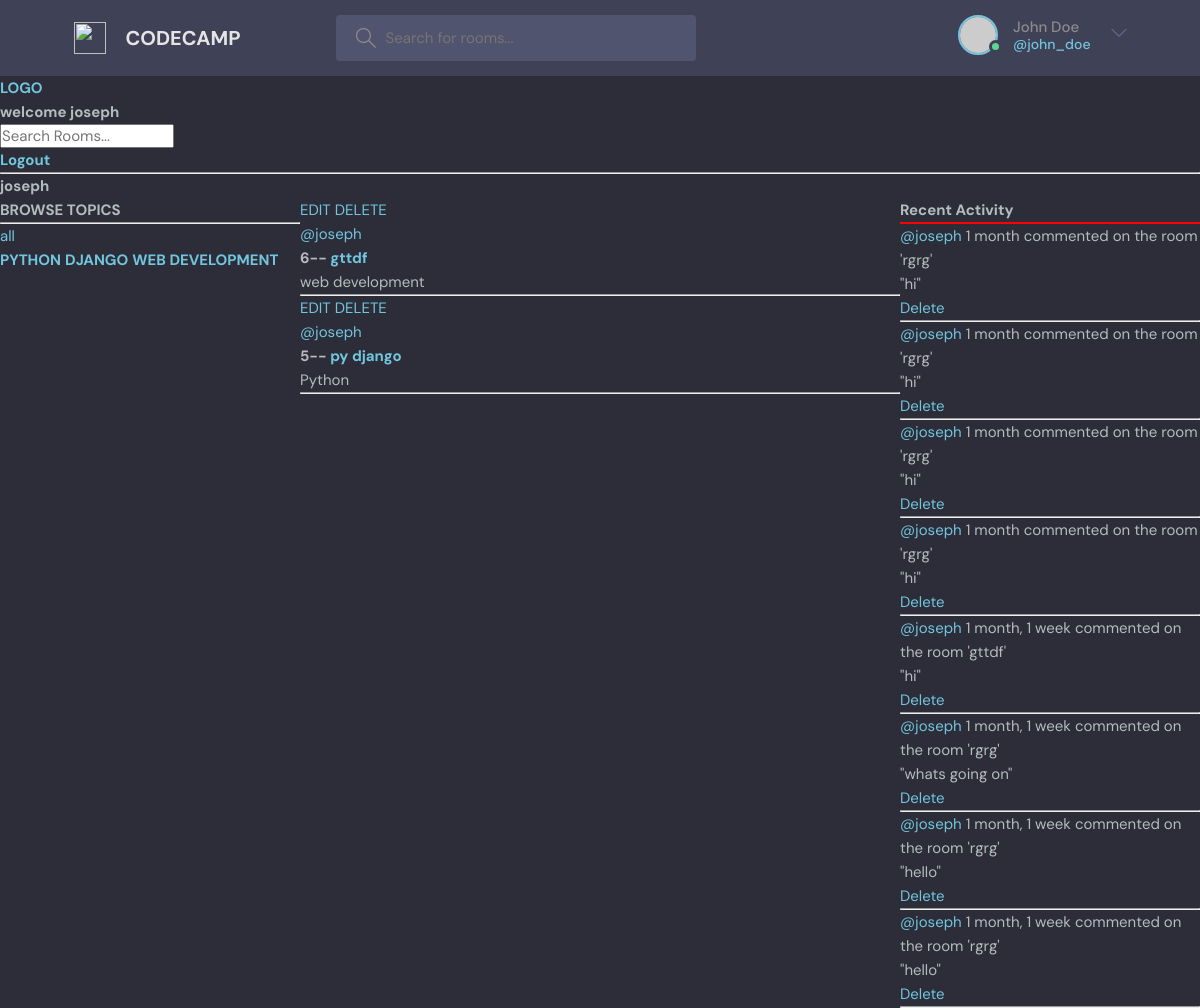
Page /user-profile/2/ (signed in) on the committed database.
### base/models.py (models this page shows, shortened)
class Topic(models.Model):
    name=models.CharField(max_length=200)

class Room(models.Model):
    host=models.ForeignKey(User, on_delete= models.SET_NULL, null=True)
    topic= models.ForeignKey(Topic, on_delete= models.SET_NULL, null=True)
    name= models.CharField(max_length=200)
    description= models.TextField(null=True, blank= True)
    participants= models.ManyToManyField(User, related_name='participants', blank=True)
    updated= models.DateTimeField(auto_now= True)
    created= models.DateTimeField( auto_now_add= True)
    def __str__(self):
        return self.name
    class Meta:
        ordering= ['-updated', '-created']

class Message(models.Model):
    user= models.ForeignKey(User, on_delete=models.CASCADE )
    room= models.ForeignKey(Room, on_delete=models.CASCADE )
    body= models.TextField()
    updated= models.DateTimeField(auto_now= True)
    created= models.DateTimeField( auto_now_add= True)
    def __str__(self):
        return self.body[0:50]
    class Meta:
        ordering= ['-updated', '-created']

### base/views.py (the view)
# urls.py: path('user-profile/<str:pk>/', views.user_profile, name= 'profile'),
@login_required(login_url= 'login')
def user_profile(request, pk):
    user= User.objects.get(id=pk)
    rooms= user.room_set.all()
    room_messages= user.message_set.all()
    topics= Topic.objects.all()
    context= {'user': user, 'rooms':rooms, 'room_messages': room_messages, 'topics': topics}
    return render(request, 'base/profile.html', context )

### base/templates/base/profile.html (shortened to what this page needs)
{% extends 'main.html'%}
{% block content%}
<h1> {{user.username}}</h1>
<div class="profile-container">
    <div>
        {% include 'base/topic_component.html'%}
    </div>
    <div>
        {% include 'base/feed_component.html'%}
    </div>
    <div>
        {% include 'base/activity_component.html'%}
    </div>
</div>
{%endblock%}

### templates/navbar.html
<a href="/">
    <h1> LOGO </h1>
</a>
{%if request.user.is_authenticated%}
    <h3> welcome {{request.user}}</h3>
{%endif%}
<form method="GET" action="{% url 'home'%}">
    <input type="text" name="q" placeholder="Search Rooms..." />
</form>
{%if request.user.is_authenticated%}
    <h4> <a href="{% url 'logout'%}"> Logout</a></h4>
{%else%}
    <a href="{% url 'login'%}">Login</a>
{%endif%}
<hr>

### base/templates/base/topic_component.html
<h3> BROWSE TOPICS</h3>
<hr>
<div>
    <a href="{% url 'home'%}"> all</a>
</div>
{%for topic in topics%}
    <a href="{% url 'home' %}?q={{topic.name}}"><h4>{{topic.name|upper}}</h4></a>
{%endfor%}

### base/templates/base/feed_component.html
{%for room in rooms %}
<div>
    {%if request.user == room.host%}
        <a href="{%url 'update-room' room.id%}">EDIT</a>
        <a href="{% url 'delete-room' room.id%} ">DELETE</a>
        <br>
    {%endif%}
    <span> <a href="{% url 'profile' room.host.id %}">@{{room.host.username}}</a></span>
    <h5>{{room.id}}-- <a href="{% url 'room' room.id %}">{{room.name}}</a></h5>
    <small>{{room.topic.name}}</small>
    <hr />
</div>
{%endfor%}

### base/templates/base/activity_component.html
    <h3>Recent Activity</h3>
    <hr color="red">
    {%for room_message in room_messages%}
    <div>
        <small><a href="{% url 'profile' room_message.user.id %}">@{{room_message.user}}</a> {{room_message.created|timesince}}</small>
        <small> commented on the room '{{room_message.room}}'</small>
        <p>"{{room_message}}"</p>
        {%if request.user == room_message.user%}
        <a href="{% url 'delete-message' room_message.id %}">Delete</a>
        {%endif%}
        <hr>
    </div>
    {%endfor%}

### static/styles/style.css (style rules this page uses)
:root { --color-main: #71c6dd; --color-main-light: #e1f6fb; --color-dark: #3f4156; --color-dark-medium: #51546e; --color-dark-light: #696d97; --color-light: #e5e5e5; --color-gray: #8b8b8b; --color-light-gray: #b2bdbd; --color-bg: #2d2d39; --color-success: #5dd693; --color-error: #fc4b0b; }
* { font-family: "DM Sans", -apple-system, BlinkMacSystemFont, "Segoe UI", Roboto, Oxygen, Ubuntu, Cantarell, "Open Sans", "Helvetica Neue", sans-serif; margin: 0; padding: 0; box-sizing: border-box; text-rendering: optimizeLegibility; font-size: inherit; }
html { font-size: 56.25%; }
@media only screen and (min-width: 1200px) { html { font-size: 62.5%; } }
body { line-height: 1.6; font-weight: 400; font-size: 1.5rem; color: var(--color-light-gray); background-color: var(--color-bg); min-height: 100vh; }
a { display: inline-block; color: var(--color-main); text-decoration: none; }

### base/templates/base/profile.html (style rules this page uses)
.profile-container { display: grid; grid-template-columns: 1fr 2fr 1fr; }

### rows in the picture
Topic: name "PYTHON"
Topic: name "DJANGO"
Topic: name "WEB DEVELOPMENT"
Room: shows "EDIT", host.username "joseph", id "6", name "gttdf", topic.name "web development"
Room: shows "EDIT", host.username "joseph", id "5", name "py django", topic.name "Python"
Message: user "joseph", created "1 month", room "rgrg", body "hi", shows "Delete"
Message: user "joseph", created "1 month", room "rgrg", body "hi", shows "Delete"
Message: user "joseph", created "1 month", room "rgrg", body "hi", shows "Delete"
Message: user "joseph", created "1 month", room "rgrg", body "hi", shows "Delete"
Message: user "joseph", created "1 month, 1 week", room "gttdf", body "hi", shows "Delete"
Message: user "joseph", created "1 month, 1 week", room "rgrg", body "whats going on", shows "Delete"
Message: user "joseph", created "1 month, 1 week", room "rgrg", body "hello", shows "Delete"
Message: user "joseph", created "1 month, 1 week", room "rgrg", body "hello", shows "Delete"

### other values in the picture
{{ request.user }} "joseph"
{{ user.username }} "joseph"
